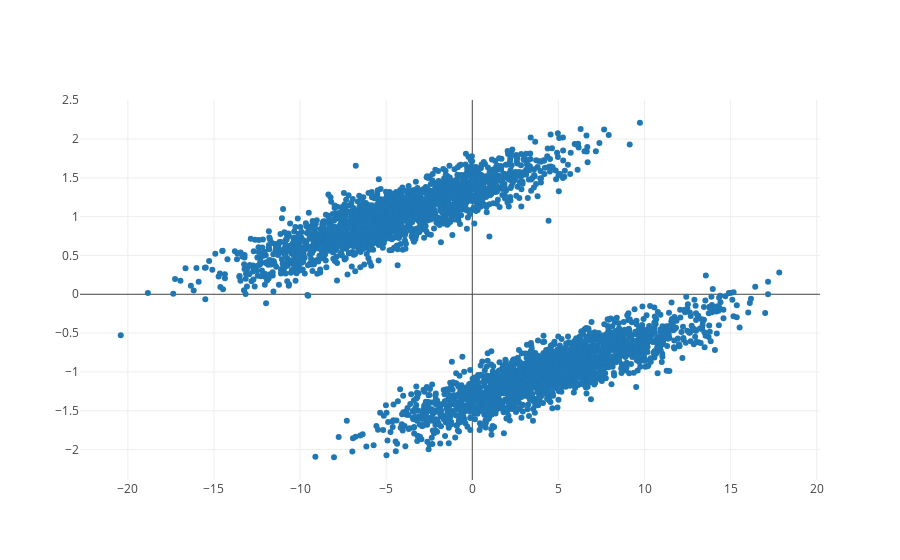

The notebook cell saved with this chart:
### Code cell
# create some simple dataset blobs and skew it (center it as well)
data,label = datasets.make_blobs(n_samples=number_of_data,centers=2,random_state=23,cluster_std =1.9,center_box =(-20,20))
data       = data @ skew_matrix
data       = data - data.mean(0,keepdims=True)

# Create a trace
trace = go.Scatter(x = data[:,0],y = data[:,1],mode = 'markers')
data  = [trace]
iplot(data)

### Figure 1 — Plotly figure (JSON) as saved in the notebook; plotly's stock layout.template omitted (floating-point values rounded to 4 significant figures; data arrays with more than 128 entries replaced by an {"elided": "..."} marker saying what was removed)
{"data": [{"mode": "markers", "type": "scatter", "uid": "2e99791c-ef29-40f6-98b2-279ca91b61f7", "x": {"elided": "4000 float values"}, "y": {"elided": "4000 float values"}}], "layout": {}}
